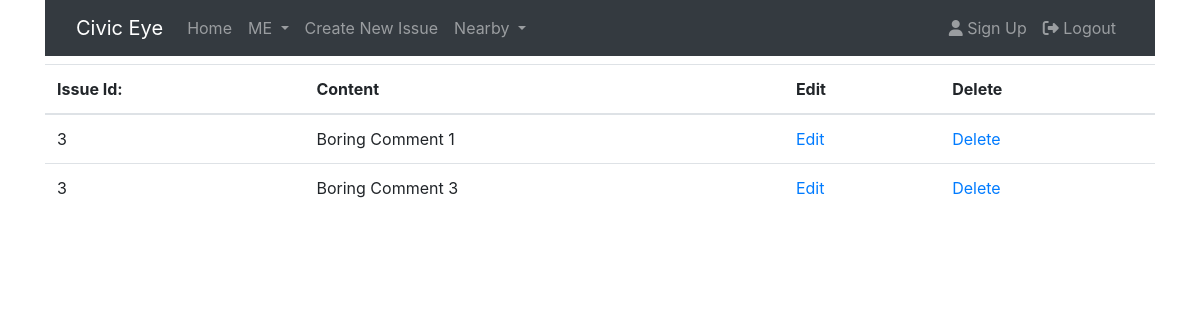
/comment/my/ (signed in), run on the app's committed database.
### DB_setup.py (models this page shows)
class Comment(Base):
	__tablename__='comment'
	id=Column(Integer,ForeignKey('issue.id',ondelete="CASCADE"))
	issue=relationship(Issue)
	author=Column(Integer,ForeignKey('user.id',ondelete="CASCADE"))
	user=relationship(User)
	content=Column(String(250))
	sqNo=Column(Integer,primary_key=True)

### app.py (the view)
@app.route('/comment/my/')
def showMyComment():
    if 'logged_in' not in login_session:
        flash('You need to login first.')
        return redirect(url_for('login'))
    my_comments = session.query(Comment).filter_by(author=login_session['U_Id']).all()
    return render_template('showmycomment.html', Comment=my_comments)

### templates/showmycomment.html
{% extends "main.html" %} {% block content %} {% include "header.html" %}
<div class="table-responsive">
  <table class="table" align="right">
    <thead>
      <tr>
        <th>Issue Id:</th>
        <th>Content</th>
        <th>Edit</th>
        <th>Delete</th>
      </tr>
    </thead>
    <tbody>
      {% for c in Comment %}
      <tr>
        <td>{{c.id}}</td>
        <td>{{c.content}}</td>
        <td>
          <a href="{{url_for('editComment', C_Id=c.id, C_SqNo=c.sqNo)}}"
            >Edit</a
          >
        </td>
        <td>
          <a href="{{url_for('deleteComment', C_Id=c.id, C_SqNo=c.sqNo)}}"
            >Delete</a
          >
        </td>
      </tr>
      {% endfor %}
    </tbody>
  </table>
</div>
{% endblock %}

### data on the page
Comment: id "3", content "Boring Comment 1"
Comment: id "3", content "Boring Comment 3"
